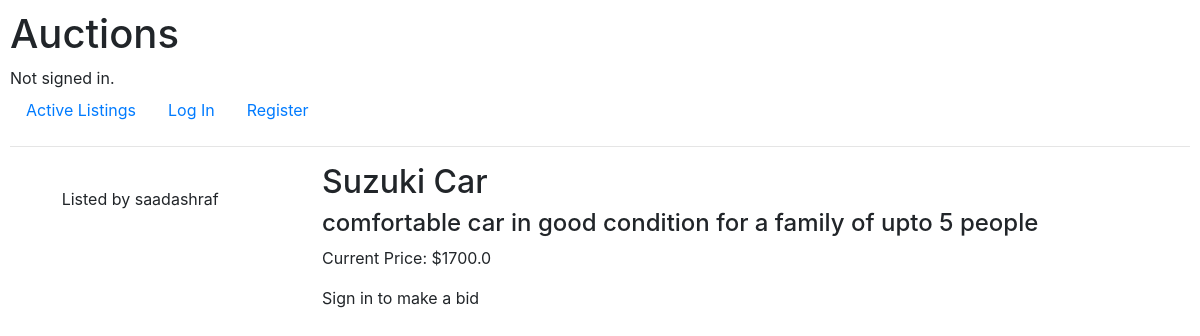
The app's page /listing/1, older data.
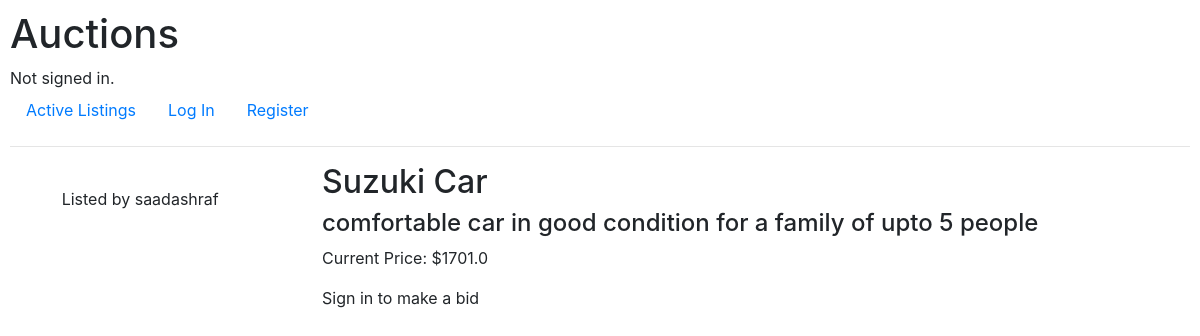
The same page, newer data.
### auctions/models.py (models this page shows, shortened)
class Listing(models.Model):
    title = models.CharField(max_length=80)
    description = models.TextField()
    starting_bid = models.FloatField()
    current_price = models.FloatField()
    user = models.ForeignKey(User, on_delete=models.CASCADE, related_name="listings")
    imageUrl = models.TextField(blank=True)
    category = models.ForeignKey(Category, on_delete=models.CASCADE, related_name="listings", blank=True)

class User(AbstractUser):
    pass

class Bid(models.Model):
    listing_id = models.ForeignKey(Listing, on_delete=models.CASCADE, related_name="bids")
    bid_amount = models.FloatField()
    user = models.ForeignKey(User, on_delete=models.CASCADE, related_name="bids")

### auctions/views.py (the view, shortened to what this page needs)
# urls.py: path("listing/<id>", views.listing, name="listing")
def listing(request, id):
    listing = Listing.objects.get(id=id)
    listing_bids = listing.bids.all()
    return render(request, "auctions/listing.html", {
        "listing": listing,
        "price": max(listing_bids, key=lambda x: x.bid_amount).bid_amount if bool(listing_bids) else listing.starting_bid,
        "min_bid": max(listing_bids, key=lambda x: x.bid_amount).bid_amount+1 if bool(listing_bids) else listing.starting_bid
    })

### auctions/templates/auctions/listing.html (shortened to what this page needs)
{% extends "auctions/layout.html" %}
{% block body %}
    <div class="listing">
        <div class="listing__container">
            <div class="listing__containerLeft">
                <p>Listed by {{ listing.user.username }}</p>
            </div>
            <div class="listing__containerRight">
                <div class="listing__containerRightDetails">
                    <h2>{{ listing.title }}</h2>
                    <h4>{{ listing.description }}</h4>
                </div>
                <div class="listing__containerRightBidding">
                    <p>Current Price: ${{ price }}</p>
                    {% if user.is_authenticated %}
                    <div class="listing__bid">
                        <form action="{% url 'listing' listing.id %}" method="post">
                            {% csrf_token %}
                            <input required min="{{ min_bid }}" name="bid_amount" type="number" placeholder="Bid Amount">
                            <input type="submit" value="Make a Bid">
                        </form>
                    </div>
                    {% else %}
                    <p>Sign in to make a bid</p>
                    {% endif %}
                </div>
            </div>
        </div>
    </div>
{% endblock %}

### auctions/templates/auctions/layout.html (shortened to what this page needs)
{% load static %}
<!DOCTYPE html>
<html lang="en">
    <head>
        <link rel="stylesheet" href="https://stackpath.bootstrapcdn.com/bootstrap/4.4.1/css/bootstrap.min.css">
        <link href="{% static 'auctions/styles.css' %}" rel="stylesheet">
    </head>
    <body>
        <h1>Auctions</h1>
        <div>
            {% if user.is_authenticated %}
                Signed in as <strong>{{ user.username }}</strong>.
            {% else %}
                Not signed in.
            {% endif %}
        </div>
        <ul class="nav">
            <li class="nav-item">
                <a class="nav-link" href="{% url 'index' %}">Active Listings</a>
            </li>
            {% if user.is_authenticated %}
                <li class="nav-item">
                    <a class="nav-link" href="{% url 'create' %}">Create Listing</a>
                </li>
                <li class="nav-item">
                    <a class="nav-link" href="{% url 'logout' %}">Log Out</a>
                </li>
            {% else %}
                <li class="nav-item">
                    <a class="nav-link" href="{% url 'login' %}">Log In</a>
                </li>
                <li class="nav-item">
                    <a class="nav-link" href="{% url 'register' %}">Register</a>
                </li>
            {% endif %}
        </ul>
        <hr>
        {% block body %}
        {% endblock %}
    </body>
</html>

### auctions/static/auctions/styles.css (style rules this page uses)
body { padding: 10px; }
.listing__container { display: flex; justify-content: space-around; width: 90vw; }
.listing__containerRight { display: flex; flex-direction: column; justify-content: space-between; }

Row changes from the older to the newer data that the page shows:
no longer on this page (row unchanged): Bid: bid_amount "1700.0"
added Bid: bid_amount "1701.0"
